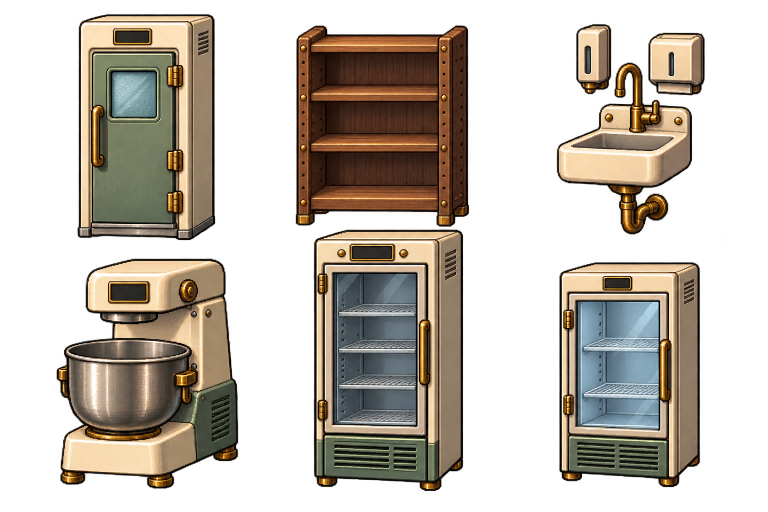
#> input picture assets/generated/bulk-candidates/kitchen/storage-source.png, 1536 x 1024 px (shown at 1/2 size)
$ python crop_kitchen.py
#> lines starting #> are read from the running program, lines starting #| are printed output that depends on the picture
from pathlib import Path
from PIL import Image
import json,hashlib,numpy as np
R=Path(__file__).parent
# Source regions measured from sheets, never inferred from a regular grid.
# Anchors/overlay geometry are manually estimated source pixels and require runtime review.
specs=[
('cooler','storage-source.png',(100,0,490,490),(280,474),[34,72],{'closedDoorFace':(177,100,358,452),'doorGapEdge':(189,265),'display':(267,73)},['cooler-active-door-gap','cold-room-stock'],['Closed opaque door has right hinges unlike legacy small drawing. Existing active gap overlay must be positioned/occluded explicitly; open-state geometry not yet validated.']),
('dryStore','storage-source.png',(570,20,960,456),(764,448),[36,58],{'shelf1':(760,185),'shelf2':(760,286),'shelf3':(760,388)},['ingredient-stock'],[]),
('handSink','storage-source.png',(1080,20,1450,490),(1259,460),[16,40],{'wallMount':(1265,257),'basin':(1148,267,1340,310),'faucetTip':(1236,184)},[],['Separate dispenser housings are part of this single wall fixture crop.']),
('mixer','storage-source.png',(70,490,520,1010),(298,962),[24,39],{'hookPivot':(254,636),'bowlOpening':(140,682,379,728),'controlDisplay':(257,585)},['spiral-mixer-hook-shaft','dough-stock','working-status-light'],['Body leaves head-to-bowl clearance; exact hook motion/occlusion must be calibrated.']),
('proofer','storage-source.png',(590,456,960,1010),(764,972),[24,58],{'shelf1':(747,620),'shelf2':(747,697),'shelf3':(747,773),'shelf4':(747,839),'display':(744,506)},['proofing-stock','steam','working-status-light'],[]),
('pastryFridge','storage-source.png',(1080,500,1450,1010),(1257,965),[20,38],{'shelf1':(1238,695),'shelf2':(1238,783),'glass':(1153,606,1316,854),'display':(1237,566)},['pastry-stock','working-status-light'],[]),
('kettle','hotline-source.png',(25,75,430,550),(226,495),[26,40],{'potOpening':(127,119,346,170),'burner':(228,310)},['water-fill','boiling-bubbles','steam','burner-flame'],[]),
('deckOven','hotline-source.png',(470,75,1080,550),(776,518),[56,54],{'upperChamber':(559,219,867,280),'lowerChamber':(556,372,868,435),'upperControl':(948,207),'lowerControl':(948,354)},['baking-stock','oven-hot-glow','working-status-light'],[]),
('convection','hotline-source.png',(1110,50,1500,550),(1301,528),[28,48],{'fanCenter':(1277,238),'chamber':(1181,158,1338,311),'display':(1384,158)},['convection-fan-blades','baking-stock','oven-hot-glow','working-status-light'],['Rear grille is static; fan blades deliberately absent. Add runtime blades over/behind grille under later validated order.']),
('fryer','hotline-source.png',(20,550,420,990),(222,948),[26,34],{'leftVat':(91,682,202,729),'rightVat':(218,682,344,729)},['oil-fill','donut-stock','oil-bubbles','working-status-light'],[]),
('hood','hood-correction-source.png',(0,0,2098,750),(1048,269),[154,23],{'wallMount':(1048,269),'plaqueCenter':(1048,389),'leftLight':(520,547),'rightLight':(1600,547)},['hood-task-light','runtime-zone-label'],['Corrected wider candidate still has aspect4.72 versus target6.70. At154logical width it is32.6high, about9.6px over the23px envelope. Do not vertically squash; review overflow or use uniform contained fit.']),
('hookup','hotline-source.png',(1210,680,1510,900),(1370,794),[13,7],{'wallMount':(1370,794),'pipeCap':(1306,749),'socketCenter':(1434,785)},[],['Only uninstalled/capped state is visible; installed state hides this module and has no separate blank PNG.']),
('bench','floor-source.png',(10,130,720,465),(365,430),[104,42],{'topCenter':(370,237),'worktop':(89,185,649,271),'sheeterMount':(131,230),'standMixerMount':(605,249)},['bench-food-tools','sheeter-body','standMixer-body'],['Empty cabinet shelves and bare inset marble slab are intentional. Appliances attach independently.']),
('sheeter','floor-source.png',(710,170,1170,460),(929,414),[22,12],{'rollerPivot':(939,282),'conveyor':(797,319,1024,379)},['dough-sheet'],[]),
('standMixer','floor-source.png',(1170,50,1510,460),(1337,424),[14,16],{'beaterPivot':(1290,232),'bowlOpening':(1228,250,1380,286)},['stand-mixer-beater','ingredients'],['Open coupling-to-bowl area deliberately excludes beater/shaft.']),
('rack','floor-source.png',(30,460,325,955),(181,904),[22,46],{'shelf1':(182,530),'shelf2':(181,634),'shelf3':(181,738),'shelf4':(181,834)},['cooling-food-stock'],['Real transparent open bays; no stock or cloth baked in.']),
('bins','floor-source.png',(340,620,810,955),(579,911),[40,20],{'leftLabel':(478,776),'rightLabel':(640,795),'leftLid':(492,692),'rightLid':(654,706)},['runtime-bin-labels'],['Two closed empty bin bodies in one paired module, blank labels.']),
('dishPit','floor-source.png',(815,460,1510,985),(1164,932),[64,38],{'sink1':(960,698),'sink2':(1090,708),'sink3':(1215,714),'sprayTip':(1118,618),'drainRack':(1370,717)},['runtime-dishes','water-flow'],[])
]
frames=[]
for id,src,reg,foot,logical,geometry,overlays,notes in specs:
 im=Image.open(R/src).convert('RGBA');tile=im.crop(reg);b=tile.getchannel('A').point(lambda a:255 if a>128 else 0).getbbox();box=[max(reg[0],reg[0]+b[0]-10),max(reg[1],reg[1]+b[1]-10),min(reg[2],reg[0]+b[2]+10),min(reg[3],reg[1]+b[3]+10)];p=im.crop(box);p.save(R/(id+'.png'));a=p.getchannel('A');bb=a.point(lambda v:255 if v>128 else 0).getbbox();ow,oh=bb[2]-bb[0],bb[3]-bb[1];sc=min(logical[0]/ow,logical[1]/oh)
#> further down, im is the input picture: PIL image 1536x1024 RGBA; mean R, G, B, A 96.3, 82.2, 64.4, 114.8
#> after `tile = im.crop(reg)`:
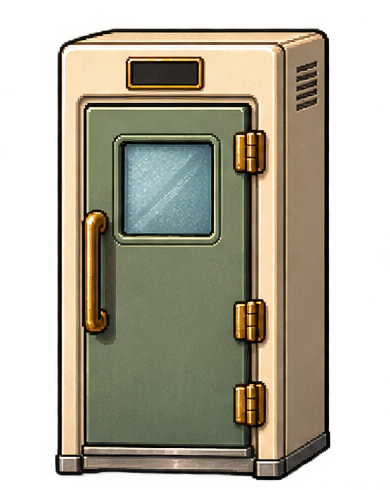
#> tile: PIL image 390x490 RGBA; mean R, G, B, A 122.2, 112.2, 89.7, 159; transparent parts drawn white
#> after `b = tile.getchannel('A').point(lambda a: 255 if a > 128 else 0).getbbo`: b = (55, 29, 330, 480)
#> after `box = [max(reg[0], reg[0] + b[0] - 10), max(reg[1], reg[1] + b[1] - 10`: box = [145, 19, 440, 490]
#> after `p = im.crop(box)`:
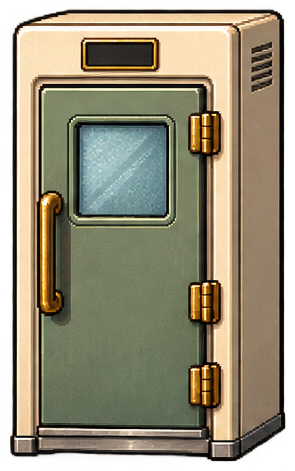
#> p: PIL image 295x471 RGBA; mean R, G, B, A 132.7, 124.1, 99.4, 218.6; transparent parts drawn white
#> after `a = p.getchannel('A')`:
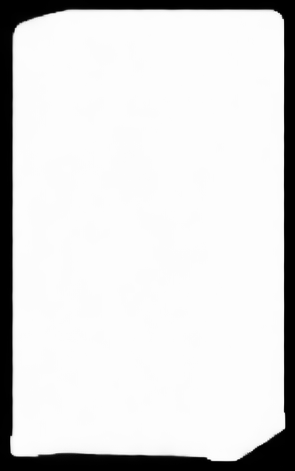
#> a: PIL image 295x471 L; min 0, max 254, mean 218.6
#> after `bb = a.point(lambda v: 255 if v > 128 else 0).getbbox()`: bb = (10, 10, 285, 461)
#> after `ow, oh = (bb[2] - bb[0], bb[3] - bb[1])`: ow = 275; oh = 451
#> after `sc = min(logical[0] / ow, logical[1] / oh)`: sc = 0.124
 geom={}
 for k,v in geometry.items():
  geom[k]=[v[0]-box[0],v[1]-box[1]] if len(v)==2 else [v[0]-box[0],v[1]-box[1],v[2]-box[0],v[3]-box[1]]
#> after the loop, geom = {'closedDoorFace': [32, 81, 213, 433], 'doorGapEdge': [44, 246], 'display': [122, 54]}
 aspect=ow/oh;deviation=abs(aspect/(logical[0]/logical[1])-1)
#> after `aspect = ow / oh`: aspect = 0.61
#> after `deviation = abs(aspect / (logical[0] / logical[1]) - 1)`: deviation = 0.291
 frames.append(dict(id=id,status='candidate_pending_runtime_review',file=str(R/(id+'.png')),source=src,sourceCrop=box,size=list(p.size),bboxAlpha128=dict(x=bb[0],y=bb[1],w=ow,h=oh),anchor=dict(x=foot[0]-box[0],y=foot[1]-box[1],kind='wall-attachment' if id in ['hood','hookup','handSink'] else 'ground-or-counter-support'),logicalEnvelope=logical,nativeAspect=aspect,uniformContainedScale=sc,containedOpaqueWorldSize=[ow*sc,oh*sc],atLogicalWidthWorldHeight=oh*logical[0]/ow,aspectReviewRequired=deviation>0.25,overlayRequired=overlays,overlayGeometrySourcePixelsRelativeToCrop=geom,notes=notes,alphaExtrema=a.getextrema(),transparentPixels=a.histogram()[0],sha256=hashlib.sha256((R/(id+'.png')).read_bytes()).hexdigest()))
 assert np.array_equal(np.array(p),np.array(im.crop(box)))
 assert a.histogram()[0]>0
manifest=dict(version=1,status='generation-candidate-only; not integrated or runtime validated',generator='built-in image_gen',bboxRule='alpha >128 for QA bounds only. All original alpha retained; no masking/repainting/resizing.',count=len(frames),overlayPolicy='Existing runtime procedural hooks, beater, fan, door-gap, stock, status, labels and effects are explicitly reused. New bodies alone do not prove complete animated geometry. Integrator must calibrate overlay positions and occlusion before acceptance.',installedHookupState={'uninstalled':'hookup.png capped pipe/socket visible','installed':'hookup layer hidden; no blank PNG required','lockedRoom':'no equipment body rendered'},frames=frames)
(R/'renderer-manifest.json').write_text(json.dumps(manifest,indent=2))
(R/'validation.json').write_text(json.dumps({'totalBodies':18,'allLosslessSourceCrops':True,'allTransparent':True,'uniqueHashes':len(set(x['sha256'] for x in frames)),'runtimeValidated':False,'aspectReview':[x['id'] for x in frames if x['aspectReviewRequired']]},indent=2))
print([(x['id'],x['size'],x['aspectReviewRequired']) for x in frames])
